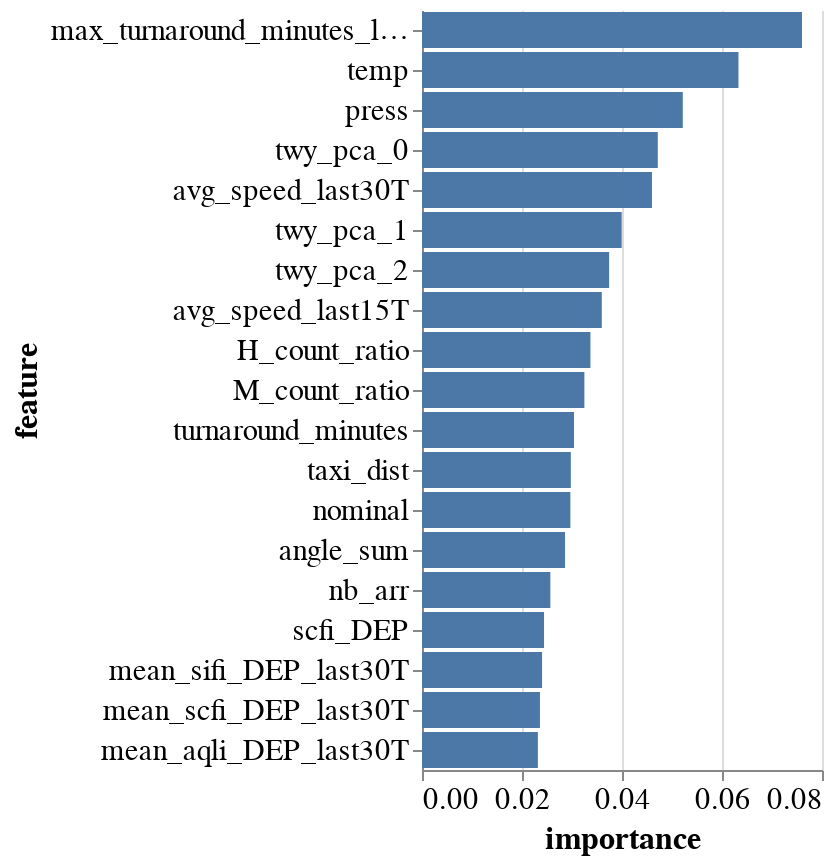
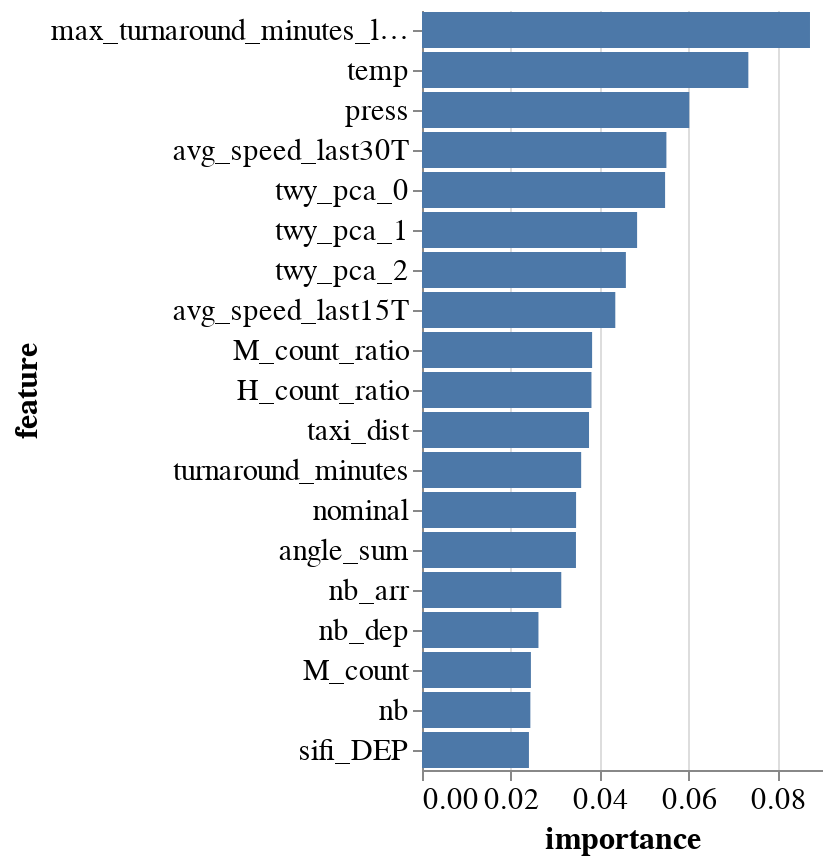
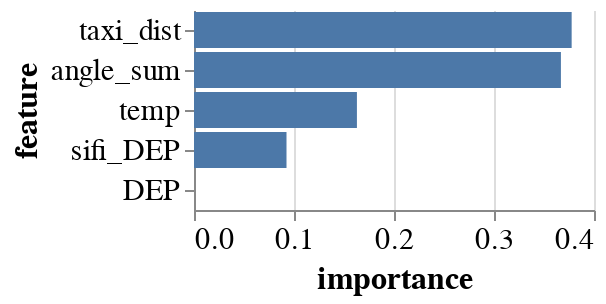
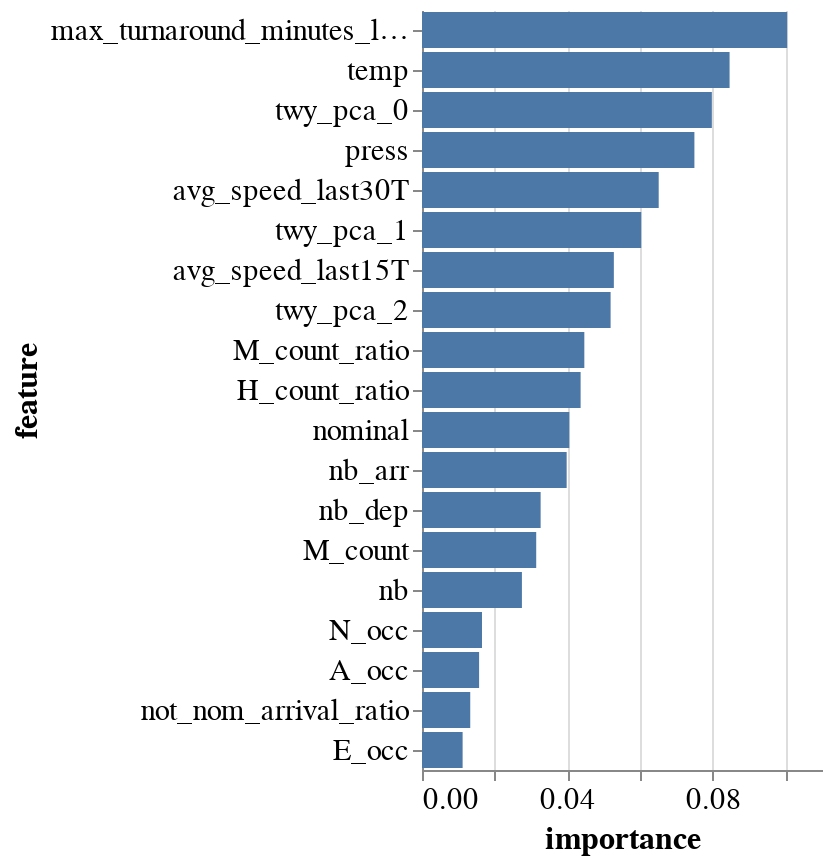

Here is the notebook cell these charts were saved with, in order:
### Code cell
base_dir = "../prediction_results/"
df_res = pd.DataFrame()
for i, (set_name, features) in enumerate(main_feature_sets.items()):
    test_name = f"31{i}_avg_add_txot_in60_{set_name}/"
    # avg_delay_in30min   real_dur_minutes taxi_holding_time_minutes
    res, labels_test, predicted, clf = train_rf(
        dep_arr_df,
        features,
        "avg_delay_in60min",
        query="parking_position==parking_position & mvt_type=='DEP'",
        dirname=base_dir + test_name,
        dropna=False,
    )
    d_res = res._asdict()
    d_res["name"] = test_name
    df_res = df_res.append(d_res, ignore_index=True)
df_res

### Figure 1 — Vega-Lite specification as saved in the notebook (floating-point values rounded to 4 significant figures)
{"config": {"view": {"continuousWidth": 400, "continuousHeight": 300, "stroke": null}, "axis": {"labelFont": "Ubuntu", "labelFontSize": 15, "titleFont": "Fira Sans", "titleFontSize": 16}, "header": {"labelFont": "Ubuntu", "labelFontSize": 18, "labelOrient": "top"}, "legend": {"labelFont": "Ubuntu", "labelFontSize": 14, "orient": "bottom", "titleFontSize": 14}, "title": {"anchor": "start", "dy": -10, "font": "Fira Sans", "fontSize": 18}}, "data": {"name": "data-8ed893985f4e6553e0fd9f9a88b4365d"}, "mark": "bar", "encoding": {"x": {"type": "quantitative", "field": "importance"}, "y": {"type": "nominal", "field": "feature", "sort": "-x"}}, "transform": [{"window": [{"op": "rank", "field": "importance", "as": "rank"}], "sort": [{"field": "importance", "order": "descending"}]}, {"filter": "(datum.rank < 20)"}], "width": 200, "$schema": "https://vega.github.io/schema/vega-lite/v4.8.1.json", "datasets": {"data-8ed893985f4e6553e0fd9f9a88b4365d": [{"feature": "DEP", "importance": 0.0}, {"feature": "mean_sifi_ARR_last30T", "importance": 0.0}, {"feature": "sifi_ARR", "importance": 0.0}, {"feature": "config_NORTH1", "importance": 0.0}, {"feature": "L", "importance": 0.0}, {"feature": "L/M", "importance": 0.0}, {"feature": "P_occ", "importance": 7.781e-05}, {"feature": "runway_14", "importance": 0.0002177}, {"feature": "atmap_danger", "importance": 0.0002305}, {"feature": "L/M_count", "importance": 0.0002924}, {"feature": "runway_34", "importance": 0.0003531}, {"feature": "runway_10", "importance": 0.000423}, {"feature": "L/M_count_ratio", "importance": 0.0005636}, {"feature": "R_occ", "importance": 0.0005637}, {"feature": "Y_occ", "importance": 0.0007654}, {"feature": "L_count", "importance": 0.0008335}, {"feature": "L_occ", "importance": 0.0008573}, {"feature": "H", "importance": 0.0009564}, {"feature": "atmap_visibility", "importance": 0.0009887}, {"feature": "runway_16", "importance": 0.001009}, {"feature": "config_NORTH0", "importance": 0.001102}, {"feature": "atmap_freezing", "importance": 0.001356}, {"feature": "atmap_wind", "importance": 0.001364}, {"feature": "M", "importance": 0.001414}, {"feature": "config_SOUTH", "importance": 0.001839}, {"feature": "atmap_precipitation", "importance": 0.002186}, {"feature": "G_occ", "importance": 0.002321}, {"feature": "runway_28", "importance": 0.002632}, {"feature": "M_occ", "importance": 0.00279}, {"feature": "runway_32", "importance": 0.002791}, {"feature": "D_occ", "importance": 0.00325}, {"feature": "Z_occ", "importance": 0.003529}, {"feature": "atmap_score", "importance": 0.003877}, {"feature": "C_occ", "importance": 0.003965}, {"feature": "busy", "importance": 0.004158}, {"feature": "L_count_ratio", "importance": 0.004519}, {"feature": "J_occ", "importance": 0.00461}, {"feature": "K_occ", "importance": 0.004986}, {"feature": "F_occ", "importance": 0.00581}, {"feature": "E_occ", "importance": 0.006957}, {"feature": "H_occ", "importance": 0.006962}, {"feature": "H_count", "importance": 0.007472}, {"feature": "scfi_ARR", "importance": 0.007814}, {"feature": "aqli_DEP", "importance": 0.008118}, {"feature": "B_occ", "importance": 0.008311}, {"feature": "aqli_ARR", "importance": 0.008365}, {"feature": "A_occ", "importance": 0.009084}, {"feature": "disrupted", "importance": 0.009351}, {"feature": "not_nom_arrival_ratio", "importance": 0.01041}, {"feature": "N_occ", "importance": 0.01331}, {"feature": "sifi_DEP", "importance": 0.0159}, {"feature": "config_EAST", "importance": 0.01795}, {"feature": "mean_aqli_ARR_last30T", "importance": 0.0194}, {"feature": "mean_scfi_ARR_last30T", "importance": 0.01975}, {"feature": "nb_dep", "importance": 0.02011}, {"feature": "M_count", "importance": 0.02023}, {"feature": "nb", "importance": 0.02047}, {"feature": "mean_aqli_DEP_last30T", "importance": 0.02317}, {"feature": "mean_scfi_DEP_last30T", "importance": 0.02359}, {"feature": "mean_sifi_DEP_last30T", "importance": 0.02401}, {"feature": "scfi_DEP", "importance": 0.02441}, {"feature": "nb_arr", "importance": 0.02567}, {"feature": "angle_sum", "importance": 0.02861}, {"feature": "nominal", "importance": 0.02967}, {"feature": "taxi_dist", "importance": 0.02977}, {"feature": "turnaround_minutes", "importance": 0.0304}, {"feature": "M_count_ratio", "importance": 0.03248}, {"feature": "H_count_ratio", "importance": 0.03369}, {"feature": "avg_speed_last15T", "importance": 0.03596}, {"feature": "twy_pca_2", "importance": 0.03743}, {"feature": "twy_pca_1", "importance": 0.03994}, {"feature": "avg_speed_last30T", "importance": 0.04599}, {"feature": "twy_pca_0", "importance": 0.04716}, {"feature": "press", "importance": 0.05216}, {"feature": "temp", "importance": 0.0633}, {"feature": "max_turnaround_minutes_last30T", "importance": 0.076}]}}

### Figure 2 — Vega-Lite specification as saved in the notebook (floating-point values rounded to 4 significant figures)
{"config": {"view": {"continuousWidth": 400, "continuousHeight": 300, "stroke": null}, "axis": {"labelFont": "Ubuntu", "labelFontSize": 15, "titleFont": "Fira Sans", "titleFontSize": 16}, "header": {"labelFont": "Ubuntu", "labelFontSize": 18, "labelOrient": "top"}, "legend": {"labelFont": "Ubuntu", "labelFontSize": 14, "orient": "bottom", "titleFontSize": 14}, "title": {"anchor": "start", "dy": -10, "font": "Fira Sans", "fontSize": 18}}, "data": {"name": "data-da22715740f21c78e85407ee12fd2bc9"}, "mark": "bar", "encoding": {"x": {"type": "quantitative", "field": "importance"}, "y": {"type": "nominal", "field": "feature", "sort": "-x"}}, "transform": [{"window": [{"op": "rank", "field": "importance", "as": "rank"}], "sort": [{"field": "importance", "order": "descending"}]}, {"filter": "(datum.rank < 20)"}], "width": 200, "$schema": "https://vega.github.io/schema/vega-lite/v4.8.1.json", "datasets": {"data-da22715740f21c78e85407ee12fd2bc9": [{"feature": "DEP", "importance": 0.0}, {"feature": "sifi_ARR", "importance": 0.0}, {"feature": "L", "importance": 0.0}, {"feature": "L/M", "importance": 0.0}, {"feature": "config_NORTH1", "importance": 0.0}, {"feature": "P_occ", "importance": 5.333e-05}, {"feature": "runway_34", "importance": 0.000151}, {"feature": "L/M_count", "importance": 0.0002717}, {"feature": "runway_14", "importance": 0.0003425}, {"feature": "atmap_danger", "importance": 0.000449}, {"feature": "runway_10", "importance": 0.0004849}, {"feature": "L/M_count_ratio", "importance": 0.0007559}, {"feature": "L_count", "importance": 0.0009197}, {"feature": "Y_occ", "importance": 0.0009351}, {"feature": "atmap_visibility", "importance": 0.001138}, {"feature": "L_occ", "importance": 0.001186}, {"feature": "R_occ", "importance": 0.001207}, {"feature": "runway_16", "importance": 0.00143}, {"feature": "atmap_wind", "importance": 0.001441}, {"feature": "M", "importance": 0.001458}, {"feature": "H", "importance": 0.001524}, {"feature": "config_NORTH0", "importance": 0.001591}, {"feature": "config_SOUTH", "importance": 0.001919}, {"feature": "atmap_freezing", "importance": 0.002055}, {"feature": "atmap_precipitation", "importance": 0.002789}, {"feature": "runway_32", "importance": 0.00309}, {"feature": "runway_28", "importance": 0.003235}, {"feature": "M_occ", "importance": 0.00328}, {"feature": "G_occ", "importance": 0.003651}, {"feature": "Z_occ", "importance": 0.003773}, {"feature": "atmap_score", "importance": 0.00418}, {"feature": "D_occ", "importance": 0.004269}, {"feature": "L_count_ratio", "importance": 0.004388}, {"feature": "busy", "importance": 0.00449}, {"feature": "C_occ", "importance": 0.005225}, {"feature": "J_occ", "importance": 0.005603}, {"feature": "K_occ", "importance": 0.006602}, {"feature": "F_occ", "importance": 0.006643}, {"feature": "H_occ", "importance": 0.00764}, {"feature": "E_occ", "importance": 0.008356}, {"feature": "H_count", "importance": 0.009348}, {"feature": "B_occ", "importance": 0.009865}, {"feature": "disrupted", "importance": 0.009873}, {"feature": "not_nom_arrival_ratio", "importance": 0.01147}, {"feature": "A_occ", "importance": 0.01198}, {"feature": "N_occ", "importance": 0.01479}, {"feature": "config_EAST", "importance": 0.01825}, {"feature": "sifi_DEP", "importance": 0.02406}, {"feature": "nb", "importance": 0.02438}, {"feature": "M_count", "importance": 0.0245}, {"feature": "nb_dep", "importance": 0.0262}, {"feature": "nb_arr", "importance": 0.03134}, {"feature": "angle_sum", "importance": 0.03464}, {"feature": "nominal", "importance": 0.03467}, {"feature": "turnaround_minutes", "importance": 0.03581}, {"feature": "taxi_dist", "importance": 0.03758}, {"feature": "H_count_ratio", "importance": 0.03813}, {"feature": "M_count_ratio", "importance": 0.03827}, {"feature": "avg_speed_last15T", "importance": 0.04349}, {"feature": "twy_pca_2", "importance": 0.04588}, {"feature": "twy_pca_1", "importance": 0.0484}, {"feature": "twy_pca_0", "importance": 0.0547}, {"feature": "avg_speed_last30T", "importance": 0.05499}, {"feature": "press", "importance": 0.06013}, {"feature": "temp", "importance": 0.07343}, {"feature": "max_turnaround_minutes_last30T", "importance": 0.0873}]}}

### Figure 3 — Vega-Lite specification as saved in the notebook (floating-point values rounded to 4 significant figures)
{"config": {"view": {"continuousWidth": 400, "continuousHeight": 300, "stroke": null}, "axis": {"labelFont": "Ubuntu", "labelFontSize": 15, "titleFont": "Fira Sans", "titleFontSize": 16}, "header": {"labelFont": "Ubuntu", "labelFontSize": 18, "labelOrient": "top"}, "legend": {"labelFont": "Ubuntu", "labelFontSize": 14, "orient": "bottom", "titleFontSize": 14}, "title": {"anchor": "start", "dy": -10, "font": "Fira Sans", "fontSize": 18}}, "data": {"name": "data-5061f0e16c9391c025ac5ede22308b1c"}, "mark": "bar", "encoding": {"x": {"type": "quantitative", "field": "importance"}, "y": {"type": "nominal", "field": "feature", "sort": "-x"}}, "transform": [{"window": [{"op": "rank", "field": "importance", "as": "rank"}], "sort": [{"field": "importance", "order": "descending"}]}, {"filter": "(datum.rank < 20)"}], "width": 200, "$schema": "https://vega.github.io/schema/vega-lite/v4.8.1.json", "datasets": {"data-5061f0e16c9391c025ac5ede22308b1c": [{"feature": "DEP", "importance": 0.0}, {"feature": "sifi_DEP", "importance": 0.0925}, {"feature": "temp", "importance": 0.1629}, {"feature": "angle_sum", "importance": 0.3669}, {"feature": "taxi_dist", "importance": 0.3777}]}}

### Figure 4 — Vega-Lite specification as saved in the notebook (floating-point values rounded to 4 significant figures)
{"config": {"view": {"continuousWidth": 400, "continuousHeight": 300, "stroke": null}, "axis": {"labelFont": "Ubuntu", "labelFontSize": 15, "titleFont": "Fira Sans", "titleFontSize": 16}, "header": {"labelFont": "Ubuntu", "labelFontSize": 18, "labelOrient": "top"}, "legend": {"labelFont": "Ubuntu", "labelFontSize": 14, "orient": "bottom", "titleFontSize": 14}, "title": {"anchor": "start", "dy": -10, "font": "Fira Sans", "fontSize": 18}}, "data": {"name": "data-31b373cd3778097c98818f9baca4073c"}, "mark": "bar", "encoding": {"x": {"type": "quantitative", "field": "importance"}, "y": {"type": "nominal", "field": "feature", "sort": "-x"}}, "transform": [{"window": [{"op": "rank", "field": "importance", "as": "rank"}], "sort": [{"field": "importance", "order": "descending"}]}, {"filter": "(datum.rank < 20)"}], "width": 200, "$schema": "https://vega.github.io/schema/vega-lite/v4.8.1.json", "datasets": {"data-31b373cd3778097c98818f9baca4073c": [{"feature": "P_occ", "importance": 7.587e-05}, {"feature": "atmap_danger", "importance": 0.0002785}, {"feature": "L/M_count", "importance": 0.0002826}, {"feature": "L/M_count_ratio", "importance": 0.0006995}, {"feature": "L_count", "importance": 0.0009695}, {"feature": "Y_occ", "importance": 0.001133}, {"feature": "R_occ", "importance": 0.001302}, {"feature": "atmap_visibility", "importance": 0.001586}, {"feature": "L_occ", "importance": 0.001635}, {"feature": "atmap_freezing", "importance": 0.002081}, {"feature": "atmap_precipitation", "importance": 0.002223}, {"feature": "atmap_wind", "importance": 0.002233}, {"feature": "M_occ", "importance": 0.004104}, {"feature": "G_occ", "importance": 0.004595}, {"feature": "busy", "importance": 0.004826}, {"feature": "Z_occ", "importance": 0.004979}, {"feature": "D_occ", "importance": 0.005004}, {"feature": "L_count_ratio", "importance": 0.005226}, {"feature": "atmap_score", "importance": 0.005438}, {"feature": "C_occ", "importance": 0.005607}, {"feature": "disrupted", "importance": 0.006127}, {"feature": "F_occ", "importance": 0.006984}, {"feature": "J_occ", "importance": 0.007092}, {"feature": "K_occ", "importance": 0.008232}, {"feature": "H_occ", "importance": 0.009704}, {"feature": "H_count", "importance": 0.01034}, {"feature": "B_occ", "importance": 0.0109}, {"feature": "E_occ", "importance": 0.01117}, {"feature": "not_nom_arrival_ratio", "importance": 0.01327}, {"feature": "A_occ", "importance": 0.0157}, {"feature": "N_occ", "importance": 0.0165}, {"feature": "nb", "importance": 0.02748}, {"feature": "M_count", "importance": 0.03141}, {"feature": "nb_dep", "importance": 0.03262}, {"feature": "nb_arr", "importance": 0.03978}, {"feature": "nominal", "importance": 0.04051}, {"feature": "H_count_ratio", "importance": 0.04362}, {"feature": "M_count_ratio", "importance": 0.04464}, {"feature": "twy_pca_2", "importance": 0.05187}, {"feature": "avg_speed_last15T", "importance": 0.05276}, {"feature": "twy_pca_1", "importance": 0.06029}, {"feature": "avg_speed_last30T", "importance": 0.06509}, {"feature": "press", "importance": 0.07491}, {"feature": "twy_pca_0", "importance": 0.07971}, {"feature": "temp", "importance": 0.08458}, {"feature": "max_turnaround_minutes_last30T", "importance": 0.1004}]}}
